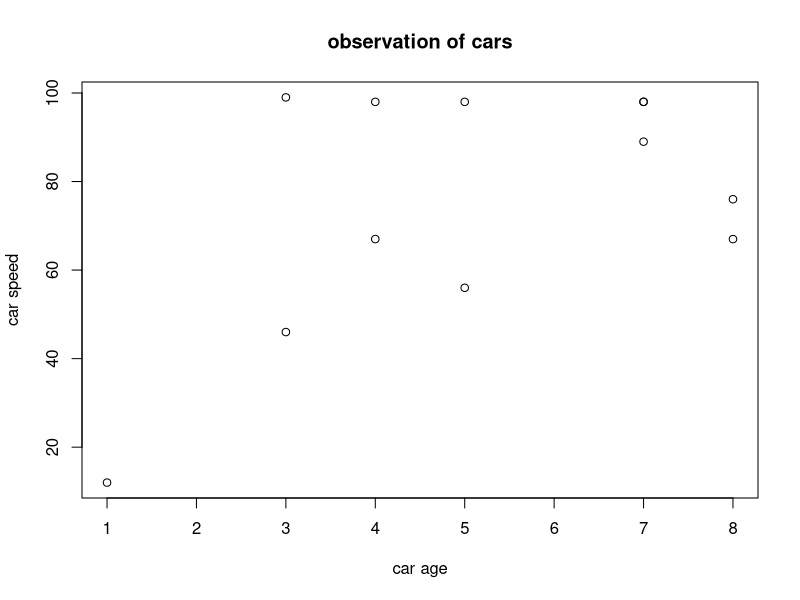

Write R code to recreate this figure.
x<-c(1,4,5,7,3,7,8,4,3,5,7,8)
y<-c(12,98,56,98,46,98,67,67,99,98,89,76)

plot(x,y,main="observation of cars",xlab="car age",ylab="car speed")